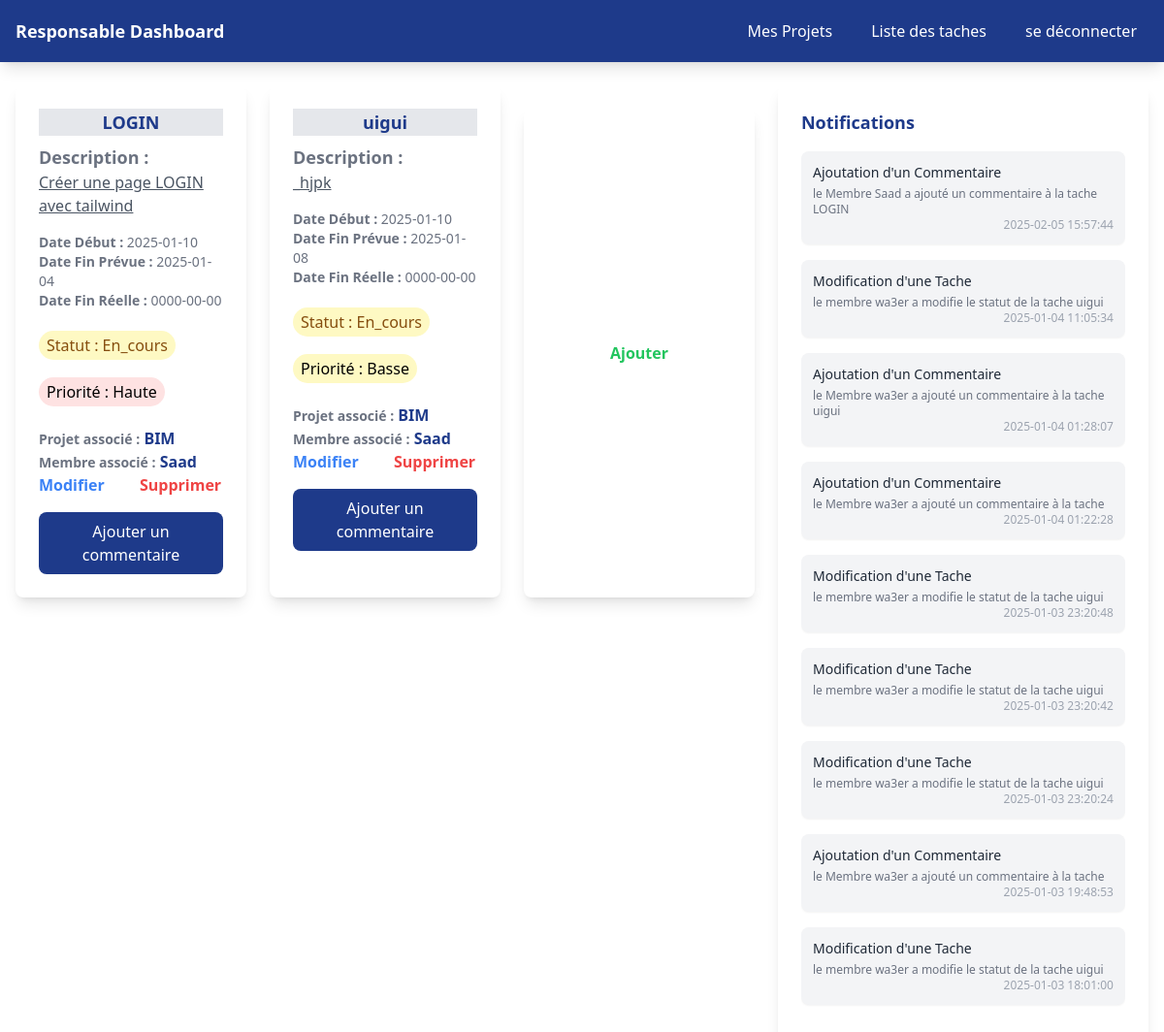
The app's page /gerer_tache.php (signed in) with its own data.
### tables this page shows
CREATE TABLE `tache` (
  `id` int(11) NOT NULL,
  `nom` varchar(100) NOT NULL,
  `description` text DEFAULT NULL,
  `date_debut` date NOT NULL,
  `date_fin_prevue` date NOT NULL,
  `date_fin_reelle` date DEFAULT NULL,
  `statut` enum('A_faire','En_cours','Terminé','Bloquée') NOT NULL,
  `priorite` enum('Haute','Moyenne','Basse') NOT NULL,
  `id_projet` int(11) NOT NULL,
  `id_affectataire` int(11) NOT NULL
);

CREATE TABLE `projet` (
  `id` int(11) NOT NULL,
  `nom` varchar(100) NOT NULL,
  `description` text DEFAULT NULL,
  `date_debut` date NOT NULL,
  `date_fin_prevue` date NOT NULL,
  `statut` enum('En_cours','Terminé','Annulé','Suspendue') NOT NULL,
  `id_resp` int(11) NOT NULL
);

CREATE TABLE `utilisateur` (
  `id` int(11) NOT NULL,
  `nom` varchar(100) NOT NULL,
  `prenom` varchar(50) NOT NULL,
  `email` varchar(150) NOT NULL,
  `mdp` varchar(255) NOT NULL,
  `role` enum('Administrateur','Responsable','Membre') NOT NULL
);

CREATE TABLE `notification` (
  `id` int(11) NOT NULL,
  `titre` varchar(100) NOT NULL,
  `texte` text NOT NULL,
  `id_createur` int(11) NOT NULL,
  `id_projet` int(11) DEFAULT NULL,
  `id_tache` int(11) DEFAULT NULL,
  `date_notification` datetime DEFAULT current_timestamp()
);

### gerer_tache.php (the view, shortened to what this page needs)
<?php
include 'connexion_bd.php';
$id=$_SESSION['id_resp'];
$sql1 = "SELECT
    tache.id,
    tache.nom AS nom_tache,
    tache.description AS description_tache,
    tache.date_debut,
    tache.date_fin_prevue,
    tache.date_fin_reelle,
    tache.statut,
    tache.priorite,
    projet.nom AS nom_projet,
    utilisateur.nom AS nom_responsable_tache
FROM
    tache
JOIN
    projet ON tache.id_projet = projet.id
JOIN
    utilisateur ON tache.id_affectataire = utilisateur.id
WHERE
    projet.id_resp = ? ";
$stm = $pdo->prepare($sql1);
$stm->execute([$id]);
$taches = $stm->fetchAll(PDO::FETCH_ASSOC);
$sql2 = "SELECT
   notification.*
FROM
    notification
JOIN
    tache ON notification.id_tache = tache.id
JOIN
    projet ON tache.id_projet = projet.id
JOIN
    utilisateur ON notification.id_createur=utilisateur.id
WHERE
    projet.id_resp = ? AND utilisateur.role='Membre'
ORDER BY notification.date_notification DESC
    ";
$stmt = $pdo->prepare($sql2);
$stmt->execute([$id]);
$notifications = $stmt->fetchAll(PDO::FETCH_ASSOC);
?>
<!DOCTYPE html>
<html lang="en">
<head>
    <script src="https://cdn.tailwindcss.com"></script>
</head>
<body >
        <nav class="bg-blue-900 shadow-lg">
        <div class="max-w-7xl mx-auto px-4">
            <div class="flex items-center justify-between h-16">
                <div class="flex-shrink-0">
                    <a href="" class="text-white font-bold text-lg">Responsable Dashboard</a>
                </div>
                <div class="hidden md:flex space-x-4">
                    <a href="home_resp.php" class="text-white hover:bg-blue-700 px-3 py-2 rounded">Mes Projets</a>
                    <a href="gerer_tache.php" class="text-white hover:bg-blue-700 px-3 py-2 rounded">Liste des taches</a>
                    <a href="logout.php" class="text-white hover:bg-blue-700 px-3 py-2 rounded">se déconnecter</a>
                </div>
            </div>
        </div>
    </nav>
<div class="max-w-9xl mx-auto py-6 px-4 flex flex-col lg:flex-row gap-6">
    <div class="w-full lg:w-2/3">
        <div class="grid grid-cols-1 sm:grid-cols-2 lg:grid-cols-3 gap-6">
            <?php if (is_array($taches) && count($taches) > 0): ?>
                <?php foreach ($taches as $tache): ?>
                    <div class="bg-white shadow-lg rounded-lg p-6">
                        <h2 class="text-lg bg-gray-200 font-bold text-center text-blue-900 mb-2">
                            <?php echo htmlspecialchars($tache['nom_tache']); ?>
                        </h2>
                        <h2 class="text-lg text-gray-500"><strong>Description :</strong></h2>
                        <p class="text-gray-600 underline mb-4"><?php echo htmlspecialchars($tache['description_tache']); ?></p>
                        <div class="text-sm text-gray-500">
                            <p><strong>Date Début :</strong> <?php echo htmlspecialchars($tache['date_debut']); ?></p>
                            <p><strong>Date Fin Prévue :</strong> <?php echo htmlspecialchars($tache['date_fin_prevue']); ?></p>
                            <p><strong>Date Fin Réelle :</strong> <?php echo $tache['date_fin_reelle'] ? htmlspecialchars($tache['date_fin_reelle']) : '--/--/----'; ?></p>
                        </div>
                        <br>
                        <span class="px-2 py-1 rounded-full <?php
                            echo $tache['statut'] === 'Terminé' ? 'bg-green-100 text-green-800' :
                                ($tache['statut'] === 'Annulé' ? 'bg-red-100 text-red-800' : 'bg-yellow-100 text-yellow-800'); ?>">
                            Statut : <?php echo htmlspecialchars($tache['statut']); ?>
                        </span>
                        <br><br>
                        <span class="px-2 py-1 rounded-full <?php
                            echo $tache['priorite'] === 'Haute' ? 'bg-red-100 text-white-800' :
                                ($tache['priorite'] === 'Moyenne' ? 'bg-blue-100 text-white-800' : 'bg-yellow-100 text-white-800'); ?>">
                            Priorité : <?php echo htmlspecialchars($tache['priorite']); ?>
                        </span>
                        <br><br>
                        <p>
                            <strong class="text-sm text-gray-500">Projet associé :</strong>
                            <span class="text-l text-blue-900"><strong><?php echo htmlspecialchars($tache['nom_projet']); ?></strong></span>
                        </p>
                        <p>
                            <strong class="text-sm text-gray-500">Membre associé :</strong>
                            <span class="text-l text-blue-900"><strong><?php echo htmlspecialchars($tache['nom_responsable_tache']); ?></strong></span>
                        </p>
                        <div class="space-x-8 ">
                            <a href="modif_tache.php?id=<?php echo $tache['id']; ?>"
                               class="text-blue-500 hover:text-blue-700 font-bold">Modifier</a>
                            <a href="supp_tach.php?delete=<?php echo $tache['id']; ?>"
                               class="text-red-500 hover:text-red-700 font-bold">Supprimer</a>
                        </div>
        <button
            onclick="openModal(<?php echo htmlspecialchars($tache['id']); ?>)"
            class="bg-blue-900 text-white px-4 py-2 rounded-lg hover:bg-violet-700 transition mt-4">
            Ajouter un commentaire
        </button>
                    </div>
                <?php endforeach; ?>
            <?php else: ?>
                <p class="text-center text-gray-500">Aucune tache trouvé.</p>
            <?php endif; ?>
        <div class="bg-white  shadow-lg rounded-lg p-6 flex items-center justify-center mt-6" style="min-height: 200px;">
            <a href="ajouter_tache.php"
               class="text-green-500 hover:text-blue-700 font-bold text-center">Ajouter</a>
        </div>
    </div>
    </div>
    <div class="w-full lg:w-1/3 bg-white shadow-lg rounded-lg p-6 h-screen">
        <h2 class="text-lg font-bold text-blue-900 mb-4">Notifications</h2>
        <div class="space-y-4 overflow-y-auto h-[calc(100%-5rem)]">
            <?php if (is_array($notifications) && count($notifications) > 0): ?>
                <?php foreach ($notifications as $notification): ?>
                    <div class="bg-gray-100 p-3 rounded-lg shadow-sm">
                        <p class="text-sm text-gray-800 font-medium mb-1"><?php echo htmlspecialchars($notification['titre']); ?></p>
                        <p class="text-xs text-gray-500"><?php echo htmlspecialchars($notification['texte']); ?></p>
                        <p class="text-xs text-gray-400 text-right"><?php echo htmlspecialchars($notification['date_notification']); ?></p>
                    </div>
                <?php endforeach; ?>
            <?php else: ?>
                <p class="text-gray-500">Aucune notification trouvée.</p>
            <?php endif; ?>
        </div>
    </div>
</div>
</body>
</html>

### records on screen
tache: nom "LOGIN", description "Créer une page LOGIN avec tailwind", date_debut "2025-01-10", date_fin_prevue "2025-01-04", date_fin_reelle "0000-00-00", statut "En_cours", priorite "Haute", id_projet.nom "BIM", id_affectataire.nom "Saad"
tache: nom "uigui", description "_hjpk", date_debut "2025-01-10", date_fin_prevue "2025-01-08", date_fin_reelle "0000-00-00", statut "En_cours", priorite "Basse", id_projet.nom "BIM", id_affectataire.nom "Saad"
notification: titre "Ajoutation d'un Commentaire", texte "le Membre Saad a ajouté un commentaire à la tache LOGIN", date_notification "2025-02-05 15:57:44"
notification: titre "Modification d'une Tache", texte "le membre wa3er a modifie le statut de la tache uigui", date_notification "2025-01-04 11:05:34"
notification: titre "Ajoutation d'un Commentaire", texte "le Membre wa3er a ajouté un commentaire à la tache uigui", date_notification "2025-01-04 01:28:07"
notification: titre "Ajoutation d'un Commentaire", texte "le Membre wa3er a ajouté un commentaire à la tache", date_notification "2025-01-04 01:22:28"
notification: titre "Modification d'une Tache", texte "le membre wa3er a modifie le statut de la tache uigui", date_notification "2025-01-03 23:20:48"
notification: titre "Modification d'une Tache", texte "le membre wa3er a modifie le statut de la tache uigui", date_notification "2025-01-03 23:20:42"
notification: titre "Modification d'une Tache", texte "le membre wa3er a modifie le statut de la tache uigui", date_notification "2025-01-03 23:20:24"
notification: titre "Ajoutation d'un Commentaire", texte "le Membre wa3er a ajouté un commentaire à la tache", date_notification "2025-01-03 19:48:53"
notification: titre "Modification d'une Tache", texte "le membre wa3er a modifie le statut de la tache uigui", date_notification "2025-01-03 18:01:00"
